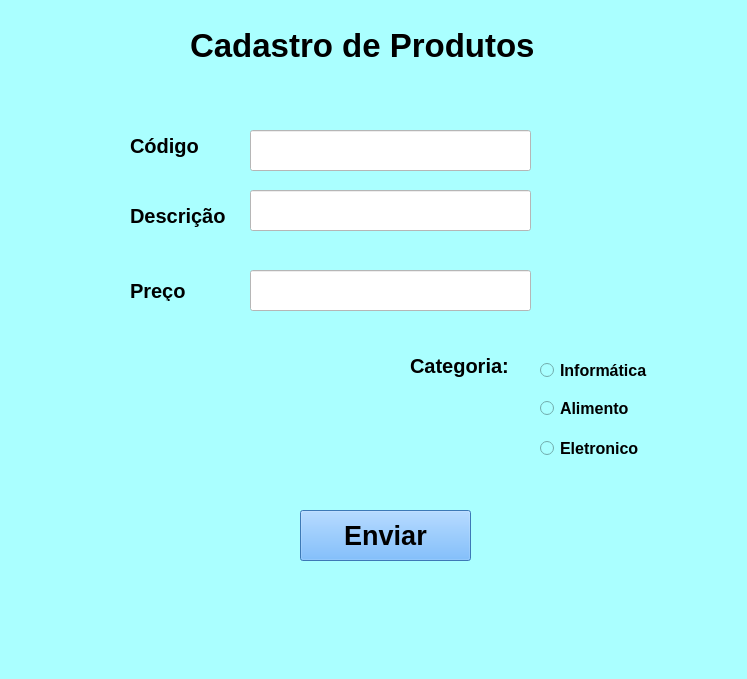
<?xml version="1.0" encoding="UTF-8"?>
<ui version="4.0">
 <class>MainWindow</class>
 <widget class="QMainWindow" name="MainWindow">
  <property name="geometry">
   <rect>
    <x>0</x>
    <y>0</y>
    <width>747</width>
    <height>679</height>
   </rect>
  </property>
  <property name="windowTitle">
   <string>MainWindow</string>
  </property>
  <property name="styleSheet">
   <string notr="true">background-color: rgb(170, 255, 255);</string>
  </property>
  <widget class="QWidget" name="centralwidget">
   <widget class="QLabel" name="label">
    <property name="geometry">
     <rect>
      <x>190</x>
      <y>10</y>
      <width>401</width>
      <height>71</height>
     </rect>
    </property>
    <property name="font">
     <font>
      <pointsize>25</pointsize>
      <weight>75</weight>
      <bold>true</bold>
     </font>
    </property>
    <property name="styleSheet">
     <string notr="true">background-color: rgb(170, 255, 255);</string>
    </property>
    <property name="text">
     <string>Cadastro de Produtos</string>
    </property>
   </widget>
   <widget class="QLabel" name="label_2">
    <property name="geometry">
     <rect>
      <x>130</x>
      <y>130</y>
      <width>91</width>
      <height>31</height>
     </rect>
    </property>
    <property name="font">
     <font>
      <pointsize>15</pointsize>
      <weight>75</weight>
      <bold>true</bold>
     </font>
    </property>
    <property name="text">
     <string>Código</string>
    </property>
   </widget>
   <widget class="QLabel" name="label_3">
    <property name="geometry">
     <rect>
      <x>130</x>
      <y>200</y>
      <width>101</width>
      <height>31</height>
     </rect>
    </property>
    <property name="font">
     <font>
      <pointsize>15</pointsize>
      <weight>75</weight>
      <bold>true</bold>
     </font>
    </property>
    <property name="text">
     <string>Descrição</string>
    </property>
   </widget>
   <widget class="QLabel" name="label_4">
    <property name="geometry">
     <rect>
      <x>130</x>
      <y>280</y>
      <width>81</width>
      <height>21</height>
     </rect>
    </property>
    <property name="font">
     <font>
      <pointsize>15</pointsize>
      <weight>75</weight>
      <bold>true</bold>
     </font>
    </property>
    <property name="text">
     <string>Preço </string>
    </property>
   </widget>
   <widget class="QLineEdit" name="lineEdit">
    <property name="geometry">
     <rect>
      <x>250</x>
      <y>130</y>
      <width>281</width>
      <height>41</height>
     </rect>
    </property>
    <property name="styleSheet">
     <string notr="true">background-color: rgb(255, 255, 255);</string>
    </property>
   </widget>
   <widget class="QLineEdit" name="lineEdit_2">
    <property name="geometry">
     <rect>
      <x>250</x>
      <y>190</y>
      <width>281</width>
      <height>41</height>
     </rect>
    </property>
    <property name="styleSheet">
     <string notr="true">background-color: rgb(255, 255, 255);</string>
    </property>
   </widget>
   <widget class="QLineEdit" name="lineEdit_3">
    <property name="geometry">
     <rect>
      <x>250</x>
      <y>270</y>
      <width>281</width>
      <height>41</height>
     </rect>
    </property>
    <property name="styleSheet">
     <string notr="true">background-color: rgb(255, 255, 255);</string>
    </property>
   </widget>
   <widget class="QRadioButton" name="radioButton">
    <property name="geometry">
     <rect>
      <x>540</x>
      <y>360</y>
      <width>121</width>
      <height>21</height>
     </rect>
    </property>
    <property name="font">
     <font>
      <pointsize>12</pointsize>
      <weight>75</weight>
      <bold>true</bold>
     </font>
    </property>
    <property name="text">
     <string>Informática</string>
    </property>
   </widget>
   <widget class="QRadioButton" name="radioButton_2">
    <property name="geometry">
     <rect>
      <x>540</x>
      <y>400</y>
      <width>111</width>
      <height>16</height>
     </rect>
    </property>
    <property name="font">
     <font>
      <pointsize>12</pointsize>
      <weight>75</weight>
      <bold>true</bold>
     </font>
    </property>
    <property name="text">
     <string>Alimento</string>
    </property>
   </widget>
   <widget class="QRadioButton" name="radioButton_3">
    <property name="geometry">
     <rect>
      <x>540</x>
      <y>440</y>
      <width>121</width>
      <height>16</height>
     </rect>
    </property>
    <property name="font">
     <font>
      <pointsize>12</pointsize>
      <weight>75</weight>
      <bold>true</bold>
     </font>
    </property>
    <property name="text">
     <string>Eletronico</string>
    </property>
   </widget>
   <widget class="QLabel" name="label_5">
    <property name="geometry">
     <rect>
      <x>410</x>
      <y>350</y>
      <width>111</width>
      <height>31</height>
     </rect>
    </property>
    <property name="font">
     <font>
      <pointsize>15</pointsize>
      <weight>75</weight>
      <bold>true</bold>
     </font>
    </property>
    <property name="text">
     <string>Categoria:</string>
    </property>
   </widget>
   <widget class="QPushButton" name="pushButton">
    <property name="geometry">
     <rect>
      <x>300</x>
      <y>510</y>
      <width>171</width>
      <height>51</height>
     </rect>
    </property>
    <property name="font">
     <font>
      <pointsize>20</pointsize>
      <weight>75</weight>
      <bold>true</bold>
     </font>
    </property>
    <property name="styleSheet">
     <string notr="true">background-color: rgb(85, 255, 0);
background-color: rgb(85, 170, 255);</string>
    </property>
    <property name="text">
     <string>Enviar</string>
    </property>
   </widget>
  </widget>
  <widget class="QMenuBar" name="menubar">
   <property name="geometry">
    <rect>
     <x>0</x>
     <y>0</y>
     <width>747</width>
     <height>21</height>
    </rect>
   </property>
  </widget>
  <widget class="QStatusBar" name="statusbar"/>
 </widget>
 <resources/>
 <connections/>
</ui>
